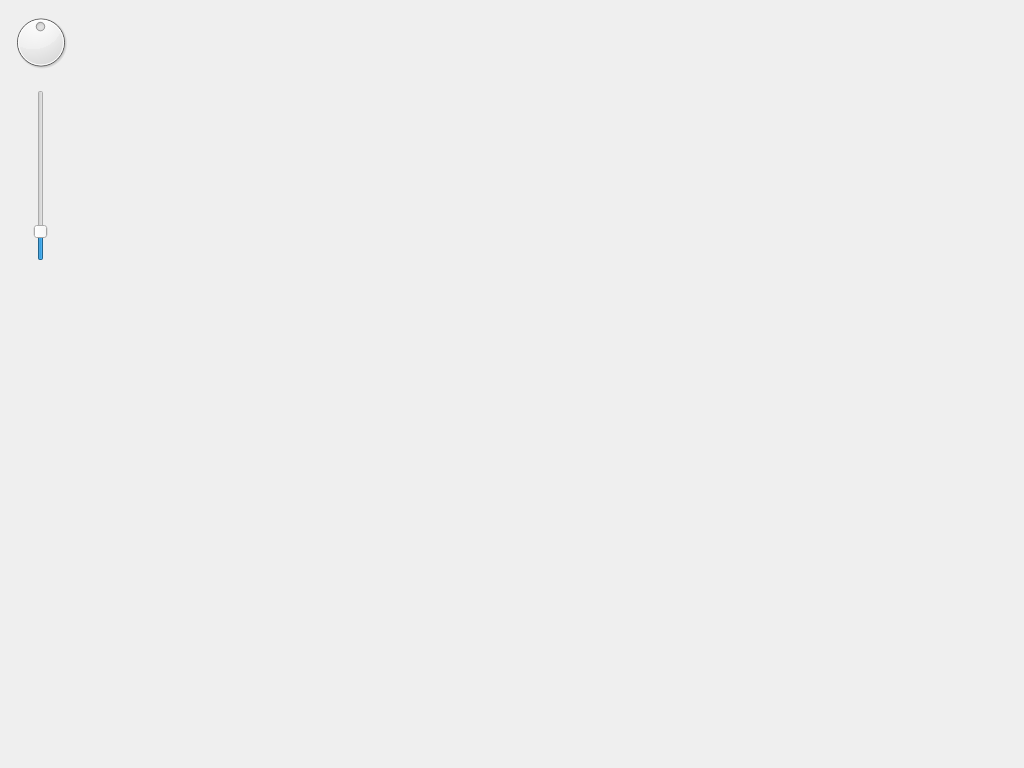
<?xml version="1.0" encoding="UTF-8"?>
<ui version="4.0">
 <class>MapForm</class>
 <widget class="QWidget" name="MapForm">
  <property name="geometry">
   <rect>
    <x>0</x>
    <y>0</y>
    <width>1024</width>
    <height>768</height>
   </rect>
  </property>
  <property name="focusPolicy">
   <enum>Qt::WheelFocus</enum>
  </property>
  <property name="windowTitle">
   <string>Form</string>
  </property>
  <widget class="QDial" name="dial">
   <property name="geometry">
    <rect>
     <x>10</x>
     <y>10</y>
     <width>61</width>
     <height>64</height>
    </rect>
   </property>
   <property name="cursor">
    <cursorShape>PointingHandCursor</cursorShape>
   </property>
   <property name="contextMenuPolicy">
    <enum>Qt::DefaultContextMenu</enum>
   </property>
   <property name="minimum">
    <number>-18000</number>
   </property>
   <property name="maximum">
    <number>18000</number>
   </property>
   <property name="singleStep">
    <number>1125</number>
   </property>
   <property name="pageStep">
    <number>4500</number>
   </property>
   <property name="invertedAppearance">
    <bool>false</bool>
   </property>
   <property name="wrapping">
    <bool>true</bool>
   </property>
   <property name="notchesVisible">
    <bool>false</bool>
   </property>
  </widget>
  <widget class="QSlider" name="perspective_slider">
   <property name="geometry">
    <rect>
     <x>30</x>
     <y>90</y>
     <width>21</width>
     <height>171</height>
    </rect>
   </property>
   <property name="cursor">
    <cursorShape>PointingHandCursor</cursorShape>
   </property>
   <property name="focusPolicy">
    <enum>Qt::WheelFocus</enum>
   </property>
   <property name="minimum">
    <number>20</number>
   </property>
   <property name="maximum">
    <number>90</number>
   </property>
   <property name="pageStep">
    <number>5</number>
   </property>
   <property name="value">
    <number>30</number>
   </property>
   <property name="orientation">
    <enum>Qt::Vertical</enum>
   </property>
   <property name="tickPosition">
    <enum>QSlider::NoTicks</enum>
   </property>
   <property name="tickInterval">
    <number>5</number>
   </property>
  </widget>
 </widget>
 <resources/>
 <connections/>
</ui>
